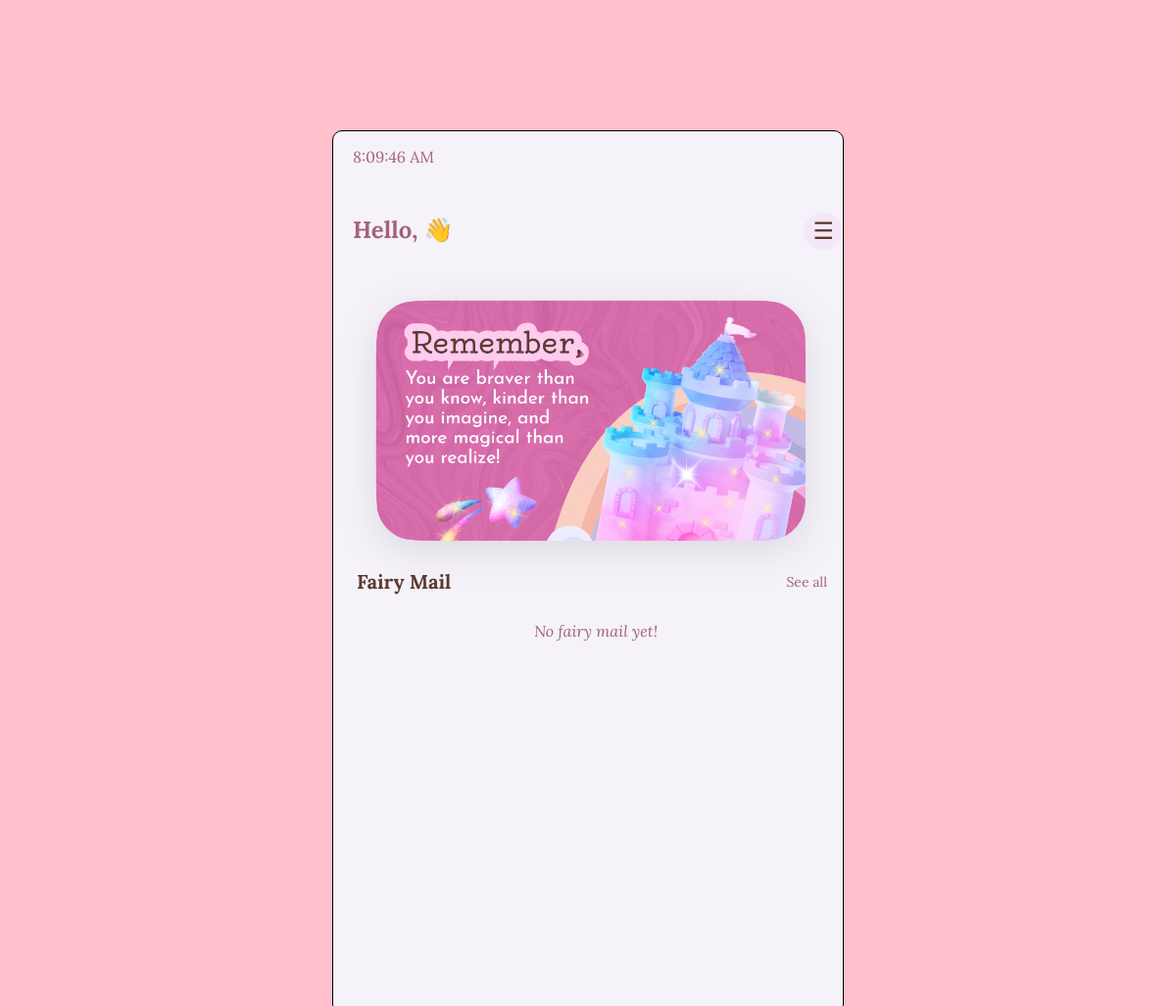
The app's page /main_page/, older data.
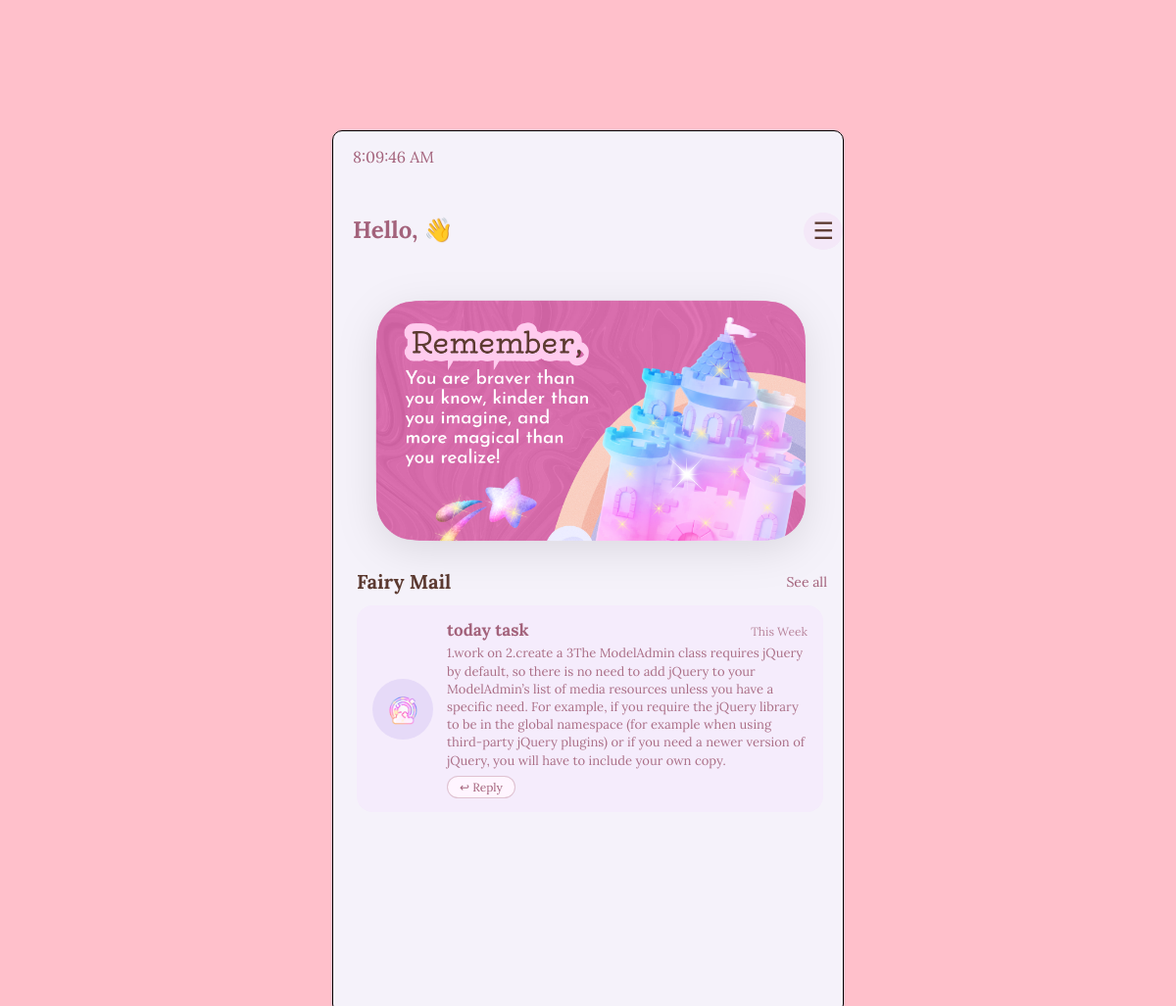
The same page, newer data.
### login/models.py (models this page shows, shortened)
class globalmail(models.Model):
    mailtitel = models.CharField(max_length=100)
    mailbody = models.TextField()
    created_at = models.DateTimeField(auto_now_add=True)

### login/views.py (the view)
# urls.py: path('main_page/', views.main_page, name='main_page'),
def main_page(request):
    fairy_images = ['r1.png', 'r2.png', 'r3.png', 'r4.png', 'r5.png', 'r6.png']
    mails = globalmail.objects.order_by('-created_at')[:6]
    mail_list = [(mail, fairy_images[i % len(fairy_images)]) for i, mail in enumerate(mails)]
    return render(request, 'main_page.html', {'mail_list': mail_list})

### login/templates/main_page.html (shortened to what this page needs)
<!DOCTYPE html>
<html>
<head>
 {% load static %}
   <link rel="stylesheet" href="{% static 'members/main_page.css' %}">
</head>
<body>
<div class="container">
    <div class="top">
        <p id="current-time"></p>
        <div class="time-back">
           <div>
             <h2>Hello, &#128075</h2>
            </div>
            <button class="menu-btn" onclick="openMenu()">&#9776;</button>
        </div>
    </div>
    <div class="sdpage">
        <img src="{% static 'members/images/maindecor.png' %}" alt="Fairy Club Logo">
    </div>
    <div class="fairy-mail-section">
        <div class="fairy-mail-header">
            <h3>Fairy Mail</h3>
            <a href="#" class="see-all">See all</a>
        </div>
        <div class="fairy-mail-list">
            {% for mail, img in mail_list %}
            <div class="fairy-mail-item">
                <div class="fairy-avatar">
                    <img src="{% static 'members/images/' %}{{ img }}" alt="fairy">
                </div>
                <div class="fairy-mail-content">
                    <div class="fairy-mail-top">
                        <span class="fairy-name">{{ mail.mailtitel }}</span>
                        <span class="mail-time">This Week</span>
                    </div>
                    <p class="mail-preview">{{ mail.mailbody }}</p>
                    <a href="#" class="reply-btn">&#8617; Reply</a>
                </div>
            </div>
            {% empty %}
            <p class="no-mail">No fairy mail yet!</p>
            {% endfor %}
        </div>
    </div>
</div>
</body>
</html>

### login/static/members/main_page.css (style rules this page uses)
body { background-color: pink; font-family: "Lora", serif; }
.container { position: absolute; top: 50%; left: 50%; transform: translate(-50%, -50%); margin: 0; background-color: rgb(245, 242, 250); border: 1px solid black; border-radius: 10px; height: 900px; width: 500px; padding-left: 20px; margin-top: 70px; overflow: hidden; }
.container p { color: rgb(163, 98, 123); margin-bottom: 0; justify-content: flex-start; }
#current-time { text-align: left; width: 100%; margin-bottom: 30px; }
.top { display: flex; flex-direction: column; justify-content: space-between; align-items: center; }
.time-back h2 { color: rgb(163, 98, 123); margin-bottom: 0; }
.time-back { display: flex; justify-content: space-between; align-items: center; width: 100%; }
.menu-btn { background: none; border: none; font-size: 24px; color: rgb(92, 58, 49); cursor: pointer; padding: 4px 8px; border-radius: 6px; border: 1px solid transparent; background-color: rgb(244, 232, 248); border-radius: 60%; transition: background 0.2s; }
.sdpage img { width: 100%; height: auto; border-radius: 8px; margin-top: 16px; filter: drop-shadow(0px 10px 20px rgba(0,0,0,0.1)); margin-left: 10px; }
.fairy-mail-section { padding: 0 4px; margin-top: 20px; }
.fairy-mail-header { display: flex; justify-content: space-between; align-items: center; margin-bottom: 12px; padding-right: 12px; }
.fairy-mail-header h3 { color: rgb(92, 58, 49); font-size: 20px; margin: 0; }
.see-all { color: rgb(163, 98, 123); text-decoration: none; font-size: 14px; font-family: "Lora", serif; }
.fairy-mail-item { display: flex; align-items: center; gap: 14px; background: rgb(245, 236, 252); border-radius: 16px; padding: 14px 16px; margin-bottom: 12px; margin-right: 12px; }
.fairy-avatar { flex-shrink: 0; width: 62px; height: 62px; background: rgb(230, 218, 248); border-radius: 50%; display: flex; align-items: center; justify-content: center; overflow: hidden; }
.fairy-avatar img { width: 46px; height: 46px; object-fit: contain; }
.fairy-mail-content { flex: 1; min-width: 0; }
.fairy-mail-top { display: flex; justify-content: space-between; align-items: baseline; margin-bottom: 4px; }
.fairy-name { color: rgb(163, 98, 123); font-size: 17px; font-weight: 700; font-family: "Lora", serif; }
.mail-time { color: rgb(163, 98, 123); font-size: 12px; opacity: 0.75; flex-shrink: 0; margin-left: 8px; }
.mail-preview { color: rgb(92, 58, 49); font-size: 13px; margin: 0; line-height: 1.4; opacity: 0.9; }
.fairy-mail-list { overflow-y: auto; max-height: 420px; padding-right: 4px; }
.reply-btn { display: inline-block; margin-top: 6px; color: rgb(163, 98, 123); background: rgb(255, 245, 255); border: 1px solid rgba(163, 98, 123, 0.35); border-radius: 20px; padding: 3px 12px; font-size: 12px; font-family: "Lora", serif; text-decoration: none; transition: background 0.2s; }

Row changes from the older to the newer data that the page shows:
added globalmail: mailtitel "today task", mailbody "1.work on 2.create a 3The ModelAdmin class requires jQuery by default, so there is no need to add jQuery to your ModelAdmin’s list of media resources unless you have a specific need. For example, if you require the jQuery library to be in the global namespace (for example when using third-party jQuery plugins) or if you need a newer version of jQuery, you will have to include your own copy."
Text that changed along with them:
text no longer shown: "No fairy mail yet!"
